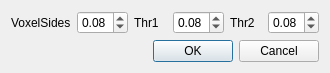
<?xml version="1.0" encoding="UTF-8"?>
<ui version="4.0">
 <class>ExtractShoulderDialog</class>
 <widget class="QDialog" name="ExtractShoulderDialog">
  <property name="geometry">
   <rect>
    <x>0</x>
    <y>0</y>
    <width>330</width>
    <height>67</height>
   </rect>
  </property>
  <property name="windowTitle">
   <string>ExtractShoulder</string>
  </property>
  <layout class="QGridLayout" name="gridLayout">
   <item row="0" column="0">
    <widget class="QLabel" name="label">
     <property name="text">
      <string>VoxelSides</string>
     </property>
    </widget>
   </item>
   <item row="0" column="1">
    <widget class="QDoubleSpinBox" name="voxelSidesDoubleSpinBox">
     <property name="minimum">
      <double>0.010000000000000</double>
     </property>
     <property name="maximum">
      <double>1.000000000000000</double>
     </property>
     <property name="singleStep">
      <double>0.010000000000000</double>
     </property>
     <property name="value">
      <double>0.080000000000000</double>
     </property>
    </widget>
   </item>
   <item row="0" column="2">
    <widget class="QLabel" name="label_3">
     <property name="text">
      <string>Thr1</string>
     </property>
    </widget>
   </item>
   <item row="0" column="3">
    <widget class="QDoubleSpinBox" name="thr1DoubleSpinBox">
     <property name="minimum">
      <double>0.010000000000000</double>
     </property>
     <property name="maximum">
      <double>1.000000000000000</double>
     </property>
     <property name="singleStep">
      <double>0.010000000000000</double>
     </property>
     <property name="value">
      <double>0.080000000000000</double>
     </property>
    </widget>
   </item>
   <item row="0" column="4">
    <widget class="QLabel" name="label_2">
     <property name="text">
      <string>Thr2</string>
     </property>
    </widget>
   </item>
   <item row="0" column="5">
    <widget class="QDoubleSpinBox" name="thr2DoubleSpinBox">
     <property name="minimum">
      <double>0.010000000000000</double>
     </property>
     <property name="maximum">
      <double>1.000000000000000</double>
     </property>
     <property name="singleStep">
      <double>0.010000000000000</double>
     </property>
     <property name="value">
      <double>0.080000000000000</double>
     </property>
    </widget>
   </item>
   <item row="1" column="0" colspan="6">
    <widget class="QDialogButtonBox" name="buttonBox">
     <property name="orientation">
      <enum>Qt::Horizontal</enum>
     </property>
     <property name="standardButtons">
      <set>QDialogButtonBox::Cancel|QDialogButtonBox::Ok</set>
     </property>
    </widget>
   </item>
  </layout>
 </widget>
 <resources/>
 <connections>
  <connection>
   <sender>buttonBox</sender>
   <signal>accepted()</signal>
   <receiver>ExtractShoulderDialog</receiver>
   <slot>accept()</slot>
   <hints>
    <hint type="sourcelabel">
     <x>248</x>
     <y>254</y>
    </hint>
    <hint type="destinationlabel">
     <x>157</x>
     <y>274</y>
    </hint>
   </hints>
  </connection>
  <connection>
   <sender>buttonBox</sender>
   <signal>rejected()</signal>
   <receiver>ExtractShoulderDialog</receiver>
   <slot>reject()</slot>
   <hints>
    <hint type="sourcelabel">
     <x>316</x>
     <y>260</y>
    </hint>
    <hint type="destinationlabel">
     <x>286</x>
     <y>274</y>
    </hint>
   </hints>
  </connection>
 </connections>
</ui>
